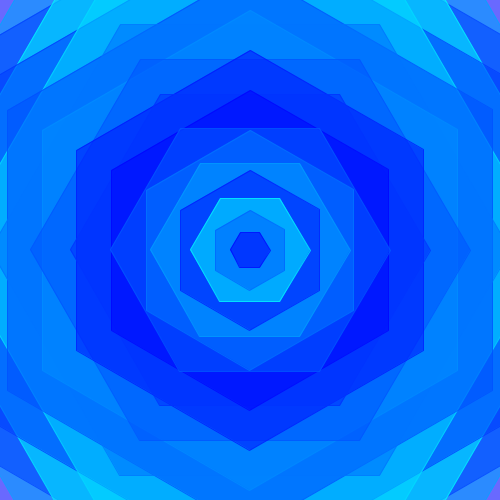
Frame 1 (no input)
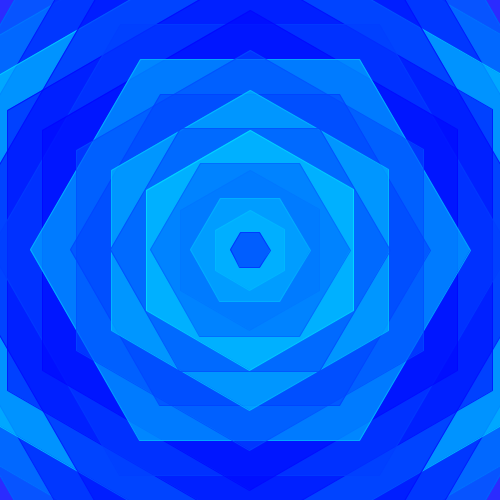
Frame 2 (the mouse pressed at the canvas centre, redrawn once)

The Processing sketch that drew these frames (run headless with seeded random() and noise(); the mouse was pressed at the canvas centre and the sketch redrawn once):

// Processing sketch: processing_105457
// ── processing_105457.pde

void setup() {
  size(500, 500);
  background(255);
  smooth();

  noLoop();
}

void draw() {
  pushMatrix();
  translate(width/2, height/2);
  hexagon(400, 20, 90, 0, 20);
  popMatrix();
}

void hexagon(float R, float r, int t, float c, int count) {
  beginShape();
  for (int i = 0;i < 6;i++) {
    fill(0, c, 255, 150);
    stroke(0, c, 255, 200);
    vertex(R*cos(radians(t + 360*i/6)), R*sin(radians(t + 360*i/6)));
  }
  endShape(CLOSE);

  if (R > 0) {
    hexagon(R-=20, 20, (count%2)*90, random(255), --count);
  }
}

void mousePressed() {
  redraw();
}
